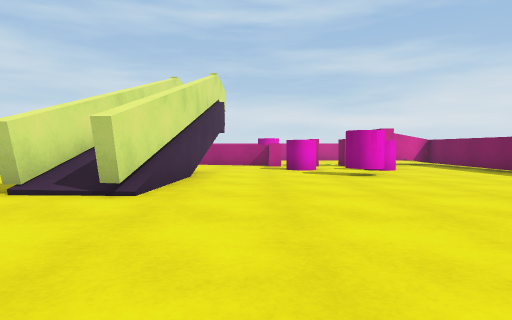
view 1 (above)

22 first-person views from a walk through a scene from a Unity 3-D project. The camera is 0.72 m above the floor, tilts 2° down and sees 75° across. The floor is counted in squares, 1 m on a side. Each view is taken from the middle of a square. On the plan, view 1 faces up. The plan holds only what a view shows up to about 10 squares ahead; the rest is blank. The place goes on beyond the plan.

view 2
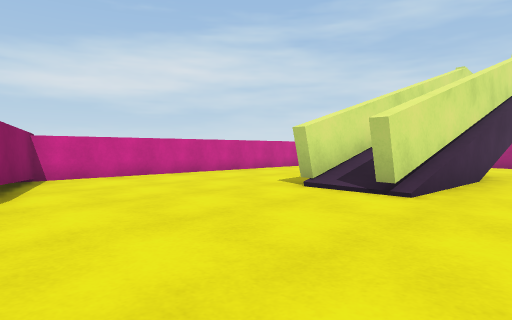

view 3
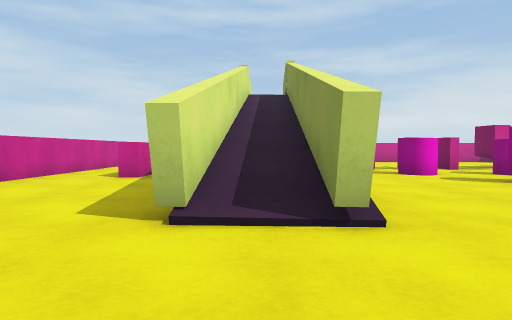

view 4
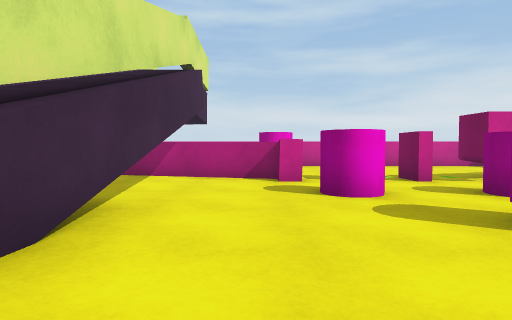

view 5
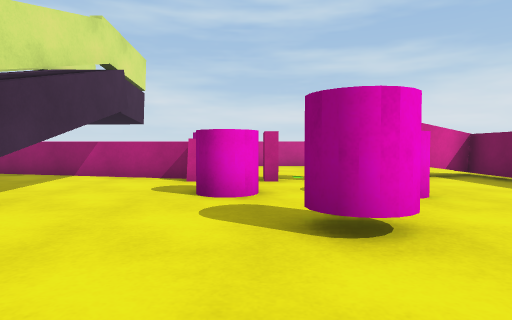

view 6
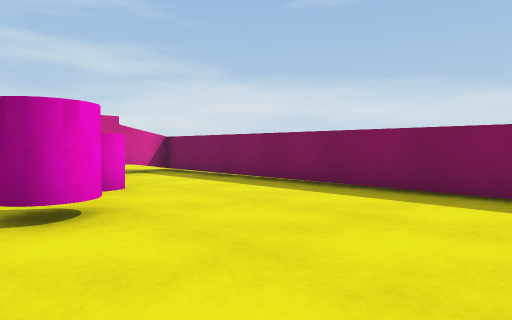

view 7
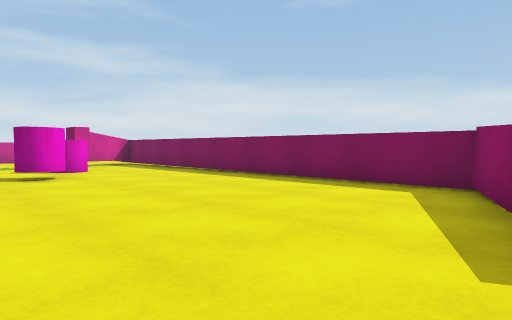

view 8
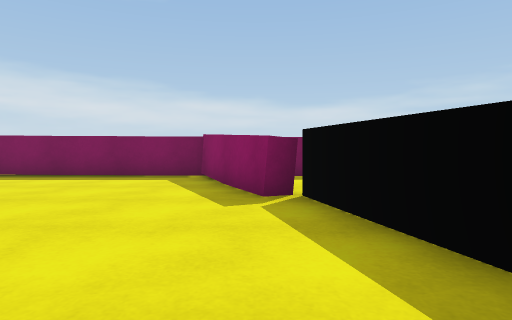

view 9
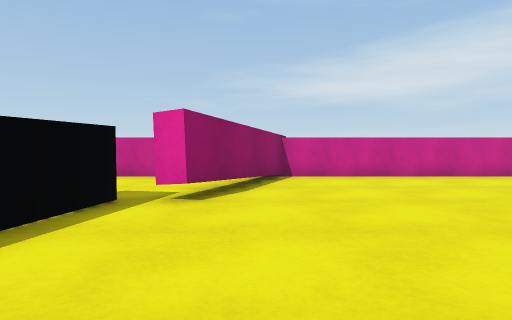

view 10
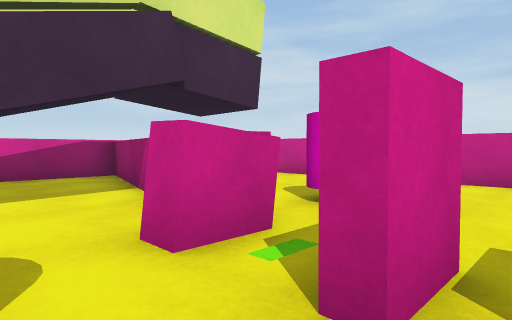

view 11
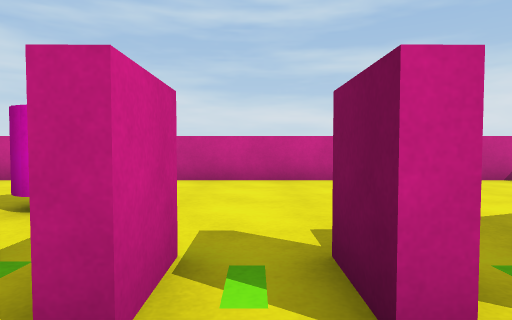

view 12
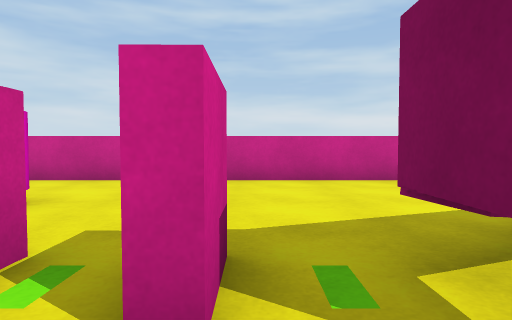

view 13
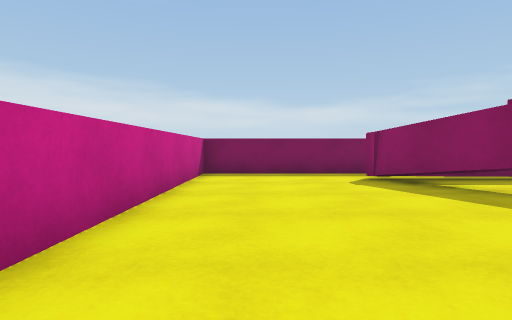

view 14
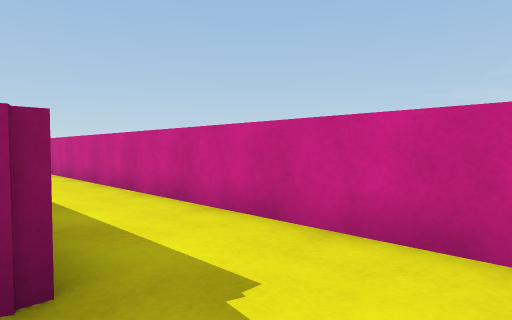

view 15
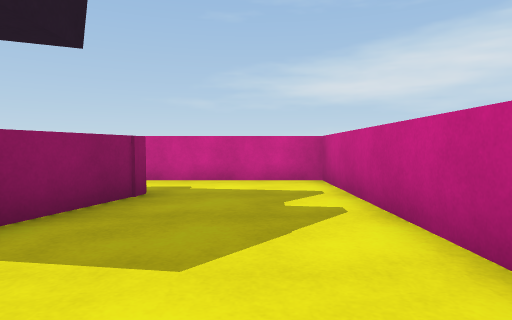

view 16
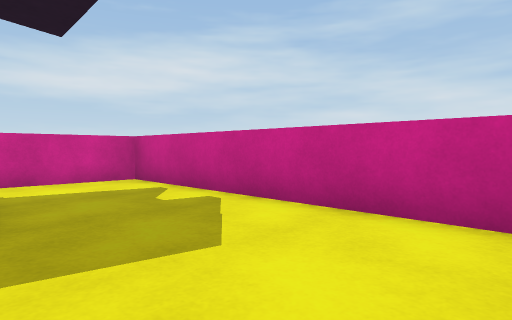

view 17
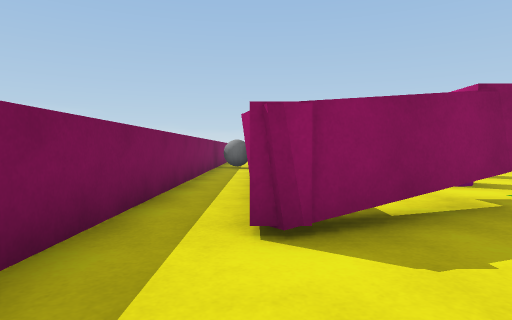

view 18
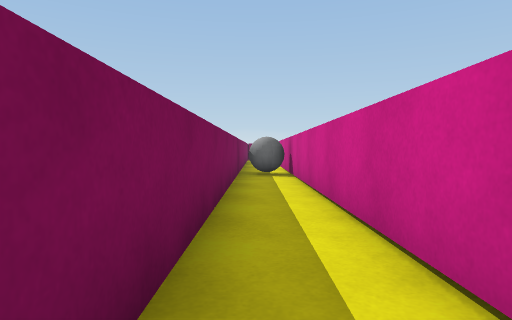

view 19
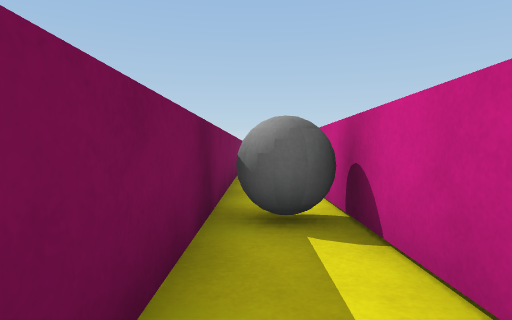

view 20
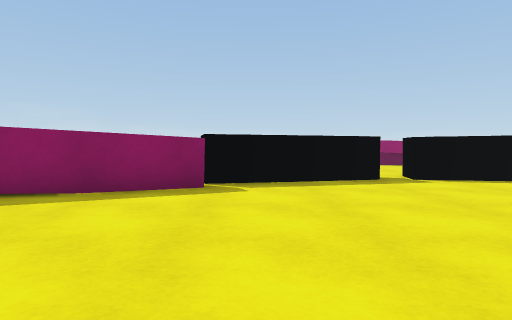

view 21
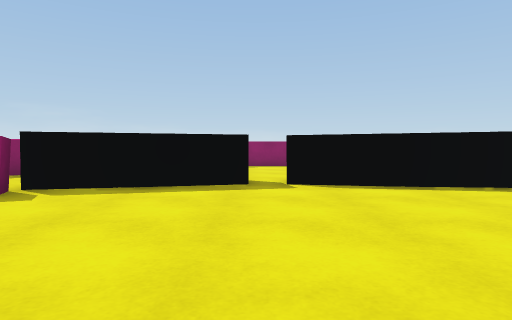

view 22
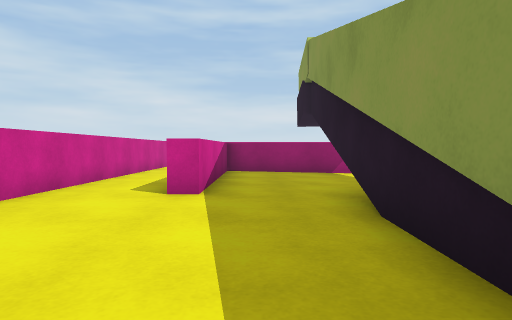

### Floor plan
Key: @ floor where view 1 was taken; # wall or solid block; . floor; / step, stairs or slope; ^ raised ledge; C pink cylinder; B pink block; G grey ball.
Columns run from 9 left of view 1 to 10 right of it. Each row starts with its distance up from view 1.
 20 ####################
 19 #..................#
 18 #..................#
 17 #..................#
 16 #..###...CC........#
 15 #..#.###^......###.#
 14 #..#....^^B#.###.#.#
 13 #..#......B#.#B..#.#
 12 #..#.#/#..C......#.#
 11 #..^.#/#..CC.C...#.#
 10 #....#/#.........#.#
  9 #....#/#....C....#.#
  8 #....#/#.........#.#
  7 #....#/#.........#.#
  6 #....#/#.........#G#
  5 #....//#.........GG^
  4 #................^^^
  3 #................^^^
  2 #................^^^
  1 ####...........##^^^
  0    ##....@...###  ^
 -1     ###....###...^
 -2       ######
 -3
 -4                ^^

Where each view was taken, in squares from view 1:
view 1: 0 up, 0 right, facing up
view 2: 0 up, 0 right, facing up-left
view 3: 2 up, 3 left, facing up
view 4: 6 up, 0 right, facing up
view 5: 6 up, 2 right, facing up
view 6: 5 up, 2 right, facing up-right
view 7: 0 up, 1 right, facing up-right
view 8: 0 up, 1 left, facing right
view 9: 1 up, 0 right, facing left
view 10: 12 up, 3 right, facing up-left
view 11: 12 up, 3 right, facing up
view 12: 12 up, 4 right, facing up
view 13: 18 up, 0 right, facing right
view 14: 18 up, 6 left, facing down-left
view 15: 18 up, 1 left, facing left
view 16: 16 up, 1 left, facing up-left
view 17: 18 up, 8 right, facing down
view 18: 15 up, 9 right, facing down
view 19: 9 up, 9 right, facing down
view 20: 6 up, 3 right, facing down
view 21: 5 up, 0 right, facing down
view 22: 5 up, 5 left, facing up
